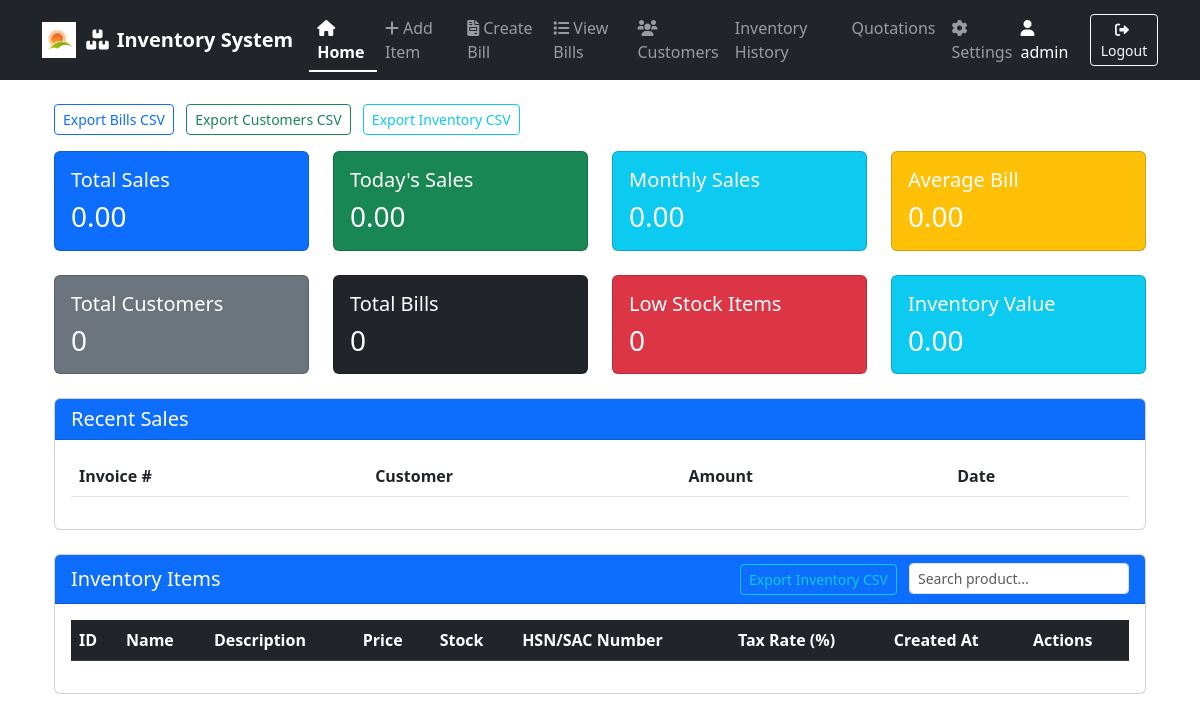
Page / (signed in) on the earlier database version.
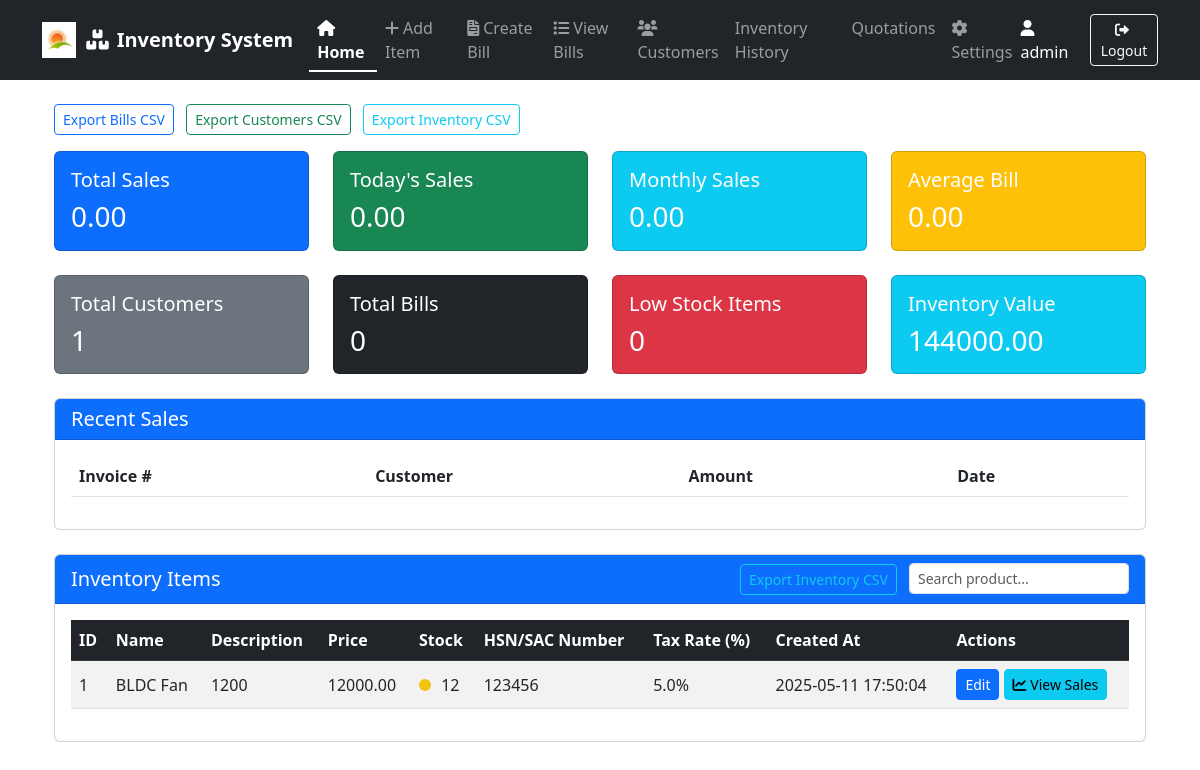
Same page on the later database version.
### app.py (models this page shows)
class Item(db.Model):
    id = db.Column(db.Integer, primary_key=True)
    name = db.Column(db.String(100), nullable=False)
    description = db.Column(db.String(200))
    price = db.Column(db.Float, nullable=False)
    stock = db.Column(db.Integer, nullable=False)
    hsn_sac_number = db.Column(db.String(20), nullable=True)  # HSN/SAC number
    tax_rate = db.Column(db.Float, nullable=True, default=0.0)  # percent
    created_at = db.Column(db.DateTime, default=datetime.utcnow)

### app.py (the view)
@app.route('/')
def index():
    if not current_user.is_authenticated:
        return redirect(url_for('login'))
    items = Item.query.all()
    total_sales = db.session.query(db.func.sum(Bill.total_amount)).scalar() or 0
    total_customers = Customer.query.count()
    total_items = len(items)
    total_inventory_value = sum(item.price * item.stock for item in items)
    recent_bills = Bill.query.order_by(Bill.created_at.desc()).limit(5).all()
    today = datetime.now().date()
    today_sales = db.session.query(db.func.sum(Bill.total_amount)).filter(
        db.func.date(Bill.created_at) == today
    ).scalar() or 0
    current_month = datetime.now().month
    current_year = datetime.now().year
    monthly_sales = db.session.query(db.func.sum(Bill.total_amount)).filter(
        db.extract('month', Bill.created_at) == current_month,
        db.extract('year', Bill.created_at) == current_year
    ).scalar() or 0
    low_stock_items = Item.query.filter(Item.stock < 10).count()
    avg_bill_amount = db.session.query(db.func.avg(Bill.total_amount)).scalar() or 0
    total_bills = Bill.query.count()
    return render_template('index.html',
                         items=items,
                         total_sales=total_sales,
                         total_customers=total_customers,
                         total_items=total_items,
                         total_inventory_value=total_inventory_value,
                         recent_bills=recent_bills,
                         today_sales=today_sales,
                         monthly_sales=monthly_sales,
                         low_stock_items=low_stock_items,
                         avg_bill_amount=avg_bill_amount,
                         total_bills=total_bills)

### app.py (called while the page is built)
@login_manager.user_loader
def load_user(user_id):
    return User.query.get(int(user_id))

### templates/index.html (shortened to what the changed rows need)
{% extends "base.html" %}
{% block content %}
<div class="container-fluid">
    <div class="row mb-4">
        <div class="col-md-3">
            <div class="card bg-secondary text-white">
                <div class="card-body">
                    <h5 class="card-title">Total Customers</h5>
                    <h3 class="card-text">{{ total_customers }}</h3>
                </div>
            </div>
        </div>
        <div class="col-md-3">
            <div class="card bg-info text-white">
                <div class="card-body">
                    <h5 class="card-title">Inventory Value</h5>
                    <h3 class="card-text">{{ "%.2f"|format(total_inventory_value) }}</h3>
                </div>
            </div>
        </div>
    </div>
    <div class="row mb-4">
        <div class="col-12">
            <div class="card">
                <div class="card-body">
                    <div class="table-responsive">
                        <table class="table table-striped">
                            <thead>
                                <tr>
                                    <th>Invoice #</th>
                                    <th>Customer</th>
                                    <th>Amount</th>
                                    <th>Date</th>
                                </tr>
                            </thead>
                        </table>
                    </div>
                </div>
            </div>
        </div>
    </div>
    <div class="row">
        <div class="col-12">
            <div class="card">
                <div class="card-body">
                    <div class="table-responsive">
                        <table class="table table-striped table-hover align-middle" id="inventory-table">
                            <thead class="table-dark">
                                <tr>
                                    <th>ID</th>
                                    <th>Name</th>
                                    <th>Description</th>
                                    <th>Price</th>
                                    <th>Stock</th>
                                    <th>HSN/SAC Number</th>
                                    <th>Tax Rate (%)</th>
                                    <th>Created At</th>
                                    <th>Actions</th>
                                </tr>
                            </thead>
                            <tbody>
                                {% for item in items %}
                                <tr>
                                    <td>{{ item.id }}</td>
                                    <td>{{ item.name }}</td>
                                    <td>{{ item.description }}</td>
                                    <td>{{ "%.2f"|format(item.price) }}</td>
                                    <td>
                                        {% if item.stock < 10 %}
                                            <span style="height: 12px; width: 12px; background-color: #e74c3c; border-radius: 50%; display: inline-block; margin-right: 6px;" title="Low Stock"></span>
                                        {% elif item.stock <= 20 %}
                                            <span style="height: 12px; width: 12px; background-color: #f1c40f; border-radius: 50%; display: inline-block; margin-right: 6px;" title="Medium Stock"></span>
                                        {% else %}
                                            <span style="height: 12px; width: 12px; background-color: #27ae60; border-radius: 50%; display: inline-block; margin-right: 6px;" title="High Stock"></span>
                                        {% endif %}
                                        {{ item.stock }}
                                    </td>
                                    <td>{{ item.hsn_sac_number or '' }}</td>
                                    <td>{{ item.tax_rate or 0 }}%</td>
                                    <td>{{ item.created_at.strftime('%Y-%m-%d %H:%M:%S') }}</td>
                                    <td>
                                        <a href="{{ url_for('edit_item', id=item.id) }}" class="btn btn-primary btn-sm">Edit</a>
                                        <button type="button" class="btn btn-info btn-sm" onclick="viewProductSales({{ item.id }}, '{{ item.name }}')">
                                            <i class="fas fa-chart-line"></i> View Sales
                                        </button>
                                    </td>
                                </tr>
                                {% endfor %}
                            </tbody>
                        </table>
                    </div>
                </div>
            </div>
        </div>
    </div>
</div>
{% endblock %}

Differences in the rows shown:
added Item: id "1", name "BLDC Fan", description "1200", price "12000.00", stock "12", hsn_sac_number "123456", tax_rate "5.0", created_at "2025-05-11 17:50:04"
Other differences:
{{ total_customers }}: "0" → "1"
{{ "%.2f"|format(total_inventory_value) }}: "0.00" → "144000.00"
